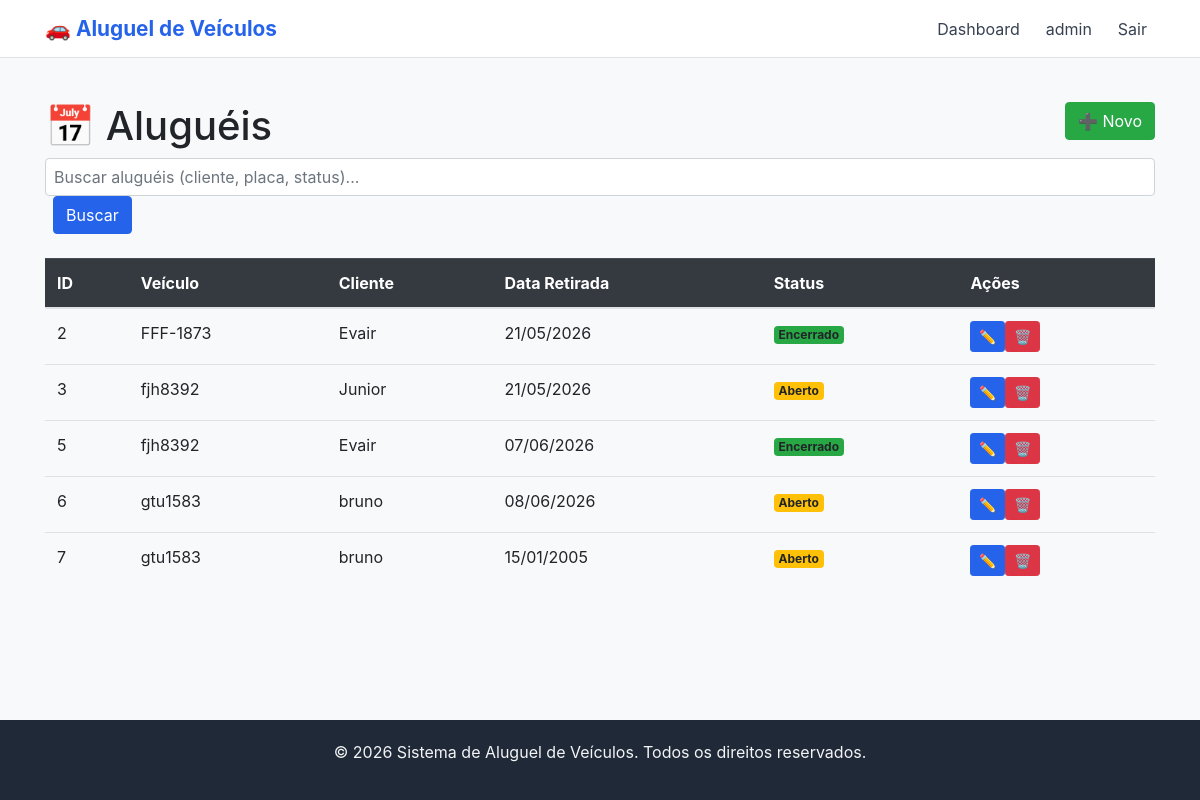
/portal/alugueis/ (signed in), run on the app's committed database.
### core/models.py (models this page shows, shortened)
class Aluguel(models.Model):
    STATUS_CHOICES = [
        ('aberto', 'Aberto'),
        ('encerrado', 'Encerrado'),
        ('cancelado', 'Cancelado'),
    ]
    cliente = models.ForeignKey(Cliente, on_delete=models.PROTECT, related_name='aluguels')
    veiculo = models.ForeignKey(Veiculo, on_delete=models.PROTECT, related_name='aluguels')
    funcionario = models.ForeignKey(Funcionario, on_delete=models.PROTECT, related_name='aluguels')
    data_retirada = models.DateTimeField()
    data_devolucao_prevista = models.DateTimeField()
    data_devolucao_real = models.DateTimeField(blank=True, null=True)
    km_inicial = models.IntegerField()
    km_final = models.IntegerField(blank=True, null=True)
    status = models.CharField(max_length=20, choices=STATUS_CHOICES, default='aberto')
    class Meta:
        verbose_name = "Aluguel"
        verbose_name_plural = "Aluguéis"

class Veiculo(models.Model):
    STATUS_CHOICES = [
        ('disponivel', 'Disponível'),
        ('alugado', 'Alugado'),
        ('manutencao', 'Manutenção'),
    ]
    categoria = models.ForeignKey(Categoria, on_delete=models.CASCADE, related_name='veiculos')
    placa = models.CharField(max_length=20, unique=True)
    marca = models.CharField(max_length=50)
    modelo = models.CharField(max_length=50)
    ano = models.IntegerField()
    quilometragem = models.IntegerField(default=0)
    status = models.CharField(max_length=20, choices=STATUS_CHOICES, default='disponivel')
    features = models.JSONField(
        default=list,
        blank=True,
        help_text='Lista de features/equipamentos do veículo (ex: ar condicionado, direção hidráulica, etc.)'
    )
    class Meta:
        verbose_name = "Veículo"
        verbose_name_plural = "Veículos"

class Cliente(models.Model):
    nome = models.CharField(max_length=150)
    cpf = models.CharField(max_length=14, unique=True)
    cnh = models.CharField(max_length=20, unique=True)
    email = models.EmailField(unique=True)
    telefone = models.CharField(max_length=20)
    data_nascimento = models.DateField()
    class Meta:
        verbose_name = "Cliente"
        verbose_name_plural = "Clientes"

### core/views.py (the view)
# urls.py: path('portal/alugueis/', AluguelListView.as_view(), name='aluguel-list'),
class AluguelListView(LoginRequiredMixin, SearchMixin, ListView):
    model = Aluguel
    template_name = 'portal/aluguel_list.html'
    context_object_name = 'alugueis'
    paginate_by = 10
    login_url = 'login'
    search_fields = ['cliente__nome', 'veiculo__placa', 'status']

### core/views.py (called while the page is built)
    def get_queryset(self):
        queryset = super().get_queryset()
        query = self.request.GET.get('q')
        if query and self.search_fields:
            q_objects = Q()
            for field in self.search_fields:
                q_objects |= Q(**{f"{field}__icontains": query})
            queryset = queryset.filter(q_objects)
        return queryset

    def get_context_data(self, **kwargs):
        context = super().get_context_data(**kwargs)
        context['search_query'] = self.request.GET.get('q', '')
        return context

### templates/portal/aluguel_list.html (shortened to what this page needs)
{% extends "base.html" %}
{% block content %}<div class="mt-4"><div class="row"><div class="col-md-8"><h1>📅 Aluguéis</h1></div><div class="col-md-4 text-right"><a href="{% url 'aluguel-create' %}" class="btn btn-success">➕ Novo</a></div></div><div class="row mb-4"><div class="col-md-12"><form method="get"><input type="text" name="q" class="form-control" placeholder="Buscar aluguéis (cliente, placa, status)..." value="{{ search_query }}" style="width: 100%; padding: 8px;"><button type="submit" class="btn btn-primary ml-2" style="margin-left: 10px;">Buscar</button>{% if search_query %}<a href="{% url 'aluguel-list' %}" class="btn btn-secondary ml-2" style="margin-left: 10px;">Limpar</a>{% endif %}</form></div></div><table class="table"><thead class="table-dark"><tr><th>ID</th><th>Veículo</th><th>Cliente</th><th>Data Retirada</th><th>Status</th><th>Ações</th></tr></thead><tbody>{% for a in alugueis %}<tr><td>{{ a.pk }}</td><td>{{ a.veiculo.placa }}</td><td>{{ a.cliente.nome }}</td><td>{{ a.data_retirada|date:'d/m/Y' }}</td><td><span class="badge {% if a.status == 'aberto' %}bg-warning{% elif a.status == 'encerrado' %}bg-success{% else %}bg-danger{% endif %}">{{ a.get_status_display }}</span></td><td><a href="{% url 'aluguel-update' a.pk %}" class="btn btn-sm btn-primary">✏️</a><a href="{% url 'aluguel-delete' a.pk %}" class="btn btn-sm btn-danger">🗑️</a></td></tr>{% endfor %}</tbody></table></div>{% endblock %}

### templates/base.html (shortened to what this page needs)
<!DOCTYPE html>
<html lang="pt-br">
<head>
    <link rel="stylesheet" href="https://stackpath.bootstrapcdn.com/bootstrap/4.5.2/css/bootstrap.min.css">
</head>
<body>
    <nav class="navbar navbar-expand-lg navbar-light bg-white border-bottom">
        <div class="container">
            <a class="navbar-brand" href="/">🚗 Aluguel de Veículos</a>
            <div class="collapse navbar-collapse" id="navbarNav">
                <ul class="navbar-nav ml-auto">
                    {% if user.is_authenticated %}
                        <li class="nav-item">
                            <a class="nav-link" href="/dashboard/">Dashboard</a>
                        </li>
                        <li class="nav-item">
                            <span class="nav-link text-muted">{{ user.username }}</span>
                        </li>
                        <li class="nav-item">
                            <a class="nav-link text-danger" href="/logout/">Sair</a>
                        </li>
                    {% else %}
                        <li class="nav-item">
                            <a class="nav-link" href="/login/">Login</a>
                        </li>
                    {% endif %}
                </ul>
            </div>
        </div>
    </nav>
    <main>
        <div class="container">
            {% block content %}{% endblock %}
        </div>
    </main>
    <footer>
        <div class="container">
            <p>&copy; 2026 Sistema de Aluguel de Veículos. Todos os direitos reservados.</p>
        </div>
    </footer>
</body>
</html>

### templates/base.html (style rules this page uses)
body { display: flex; flex-direction: column; min-height: 100vh; background-color: #f8f9fa; }
main { flex: 1; padding: 20px 0; }
.navbar-brand { font-weight: bold; font-size: 1.3rem; color: #2563eb !important; }
.nav-link { color: #374151 !important; margin-left: 10px; }
footer { background-color: #1f2937; color: #f3f4f6; padding: 20px 0; margin-top: 40px; text-align: center; }
.btn-primary { background-color: #2563eb; border-color: #2563eb; }

### data on the page
Aluguel: pk "2", veiculo.placa "FFF-1873", cliente.nome "Evair", data_retirada "21/05/2026", status "Encerrado"
Aluguel: pk "3", veiculo.placa "fjh8392", cliente.nome "Junior", data_retirada "21/05/2026", status "Aberto"
Aluguel: pk "5", veiculo.placa "fjh8392", cliente.nome "Evair", data_retirada "07/06/2026", status "Encerrado"
Aluguel: pk "6", veiculo.placa "gtu1583", cliente.nome "bruno", data_retirada "08/06/2026", status "Aberto"
Aluguel: pk "7", veiculo.placa "gtu1583", cliente.nome "bruno", data_retirada "15/01/2005", status "Aberto"

### other printed values
{{ user.username }} "admin"
